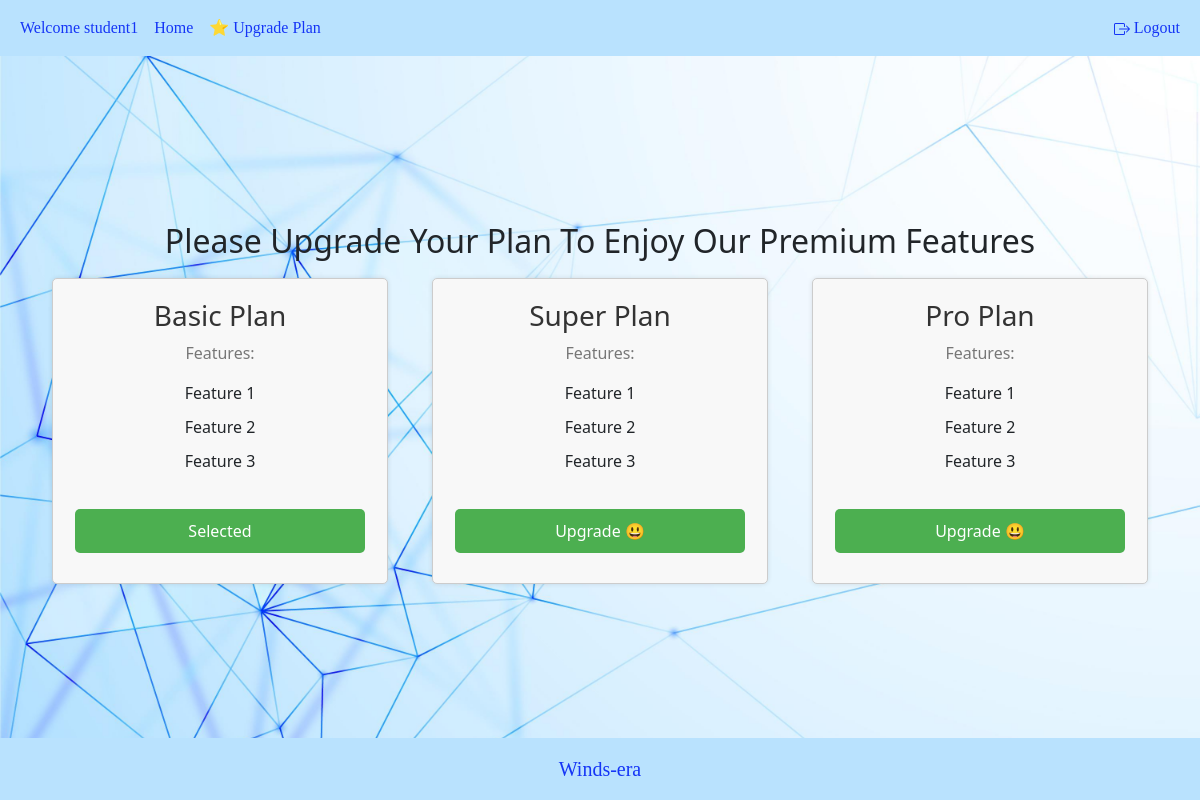
The page /content/plan/ (signed in) on the database as committed earlier.
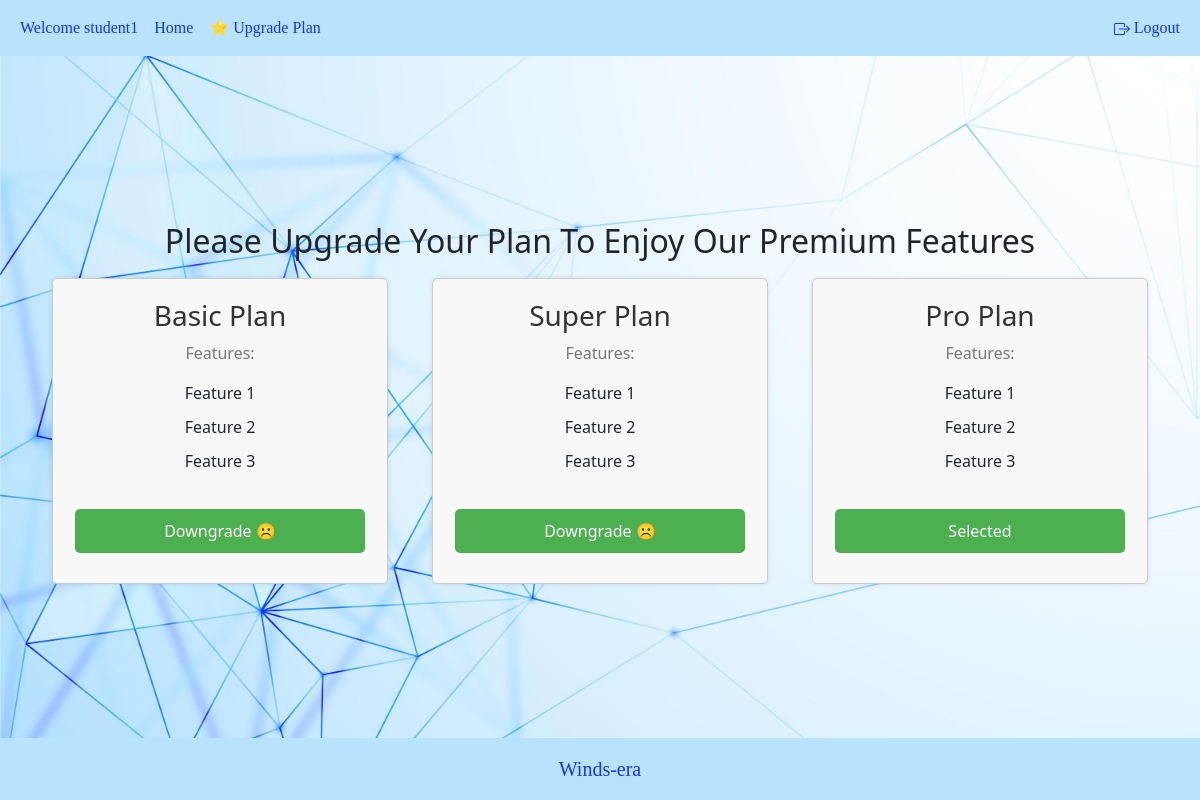
The same page on the database as committed later.
### website_content/views.py (the view)
# urls.py: path('plan/', plan_details, name='plan_details'),
@login_required
def plan_details(request):
    return render(request, 'website_content/plans.html')

### templates/website_content/plans.html (shortened to what this page needs)
{% extends 'root.html' %}  {% block content %}
<div class="container">
  <div class="row justify-content-center">
    <h2 class="text-center mt-4">
      Please Upgrade Your Plan To Enjoy Our Premium Features
    </h2>
    <div class="col-md-4">
      <div class="plan-card">
        <h3>Basic Plan</h3>
        <p>Features:</p>
        <ul>
          <li>Feature 1</li>
          <li>Feature 2</li>
          <li>Feature 3</li>
        </ul>
        {% if request.user.plan == 'Basic' %}
        <a class="select-btn">Selected</a>
        {% else %}
        <a
          href="{% url 'website_content:handle_transaction' 0 %}"
          class="select-btn"
          >Downgrade ☹️</a
        >
        {% endif %}
      </div>
    </div>
    <div class="col-md-4">
      <div class="plan-card">
        <h3>Super Plan</h3>
        <p>Features:</p>
        <ul>
          <li>Feature 1</li>
          <li>Feature 2</li>
          <li>Feature 3</li>
        </ul>
        {% if request.user.plan == 'Super' %}
        <a class="select-btn">Selected</a>
        {% elif request.user.plan == 'Basic' %}
        <a href="{% url 'website_content:pay' 10 %}" class="select-btn"
          >Upgrade 😃</a
        >
        {% else %}
        <a href="{% url 'website_content:pay' 10 %}" class="select-btn"
          >Downgrade ☹️</a
        >
        {% endif %}
      </div>
    </div>
    <div class="col-md-4">
      <div class="plan-card">
        <h3>Pro Plan</h3>
        <p>Features:</p>
        <ul>
          <li>Feature 1</li>
          <li>Feature 2</li>
          <li>Feature 3</li>
        </ul>
        {% if request.user.plan == 'Pro' %}
        <a class="select-btn">Selected</a>
        {% else %}
        <a href="{% url 'website_content:pay' 15 %}" class="select-btn"
          >Upgrade 😃</a
        >
        {% endif %}
      </div>
    </div>
  </div>
</div>
{% endblock content %}

Rows that differ between the two databases and show on the page:
changed User "student1": plan "Basic" → "Pro" (drawn)
Other text that changed with them:
text no longer shown: "Upgrade 😃 Upgrade 😃"
text now shown: "Downgrade ☹️ Downgrade ☹️"
